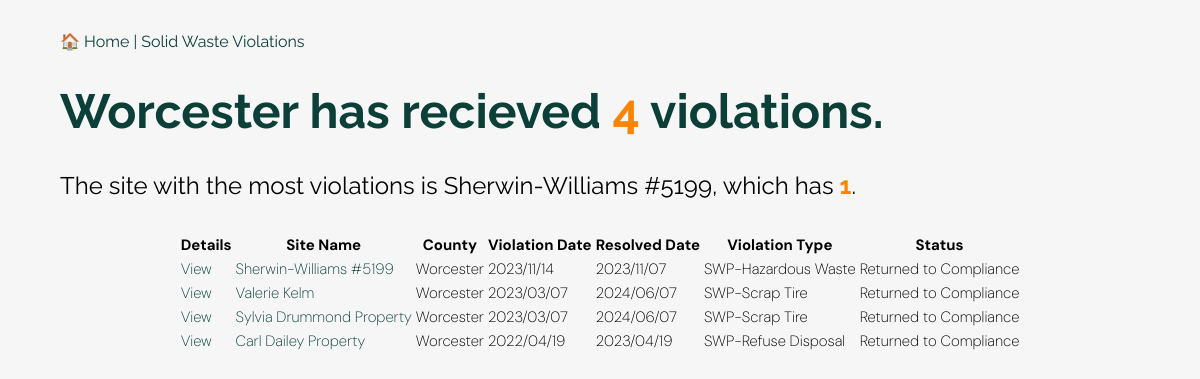
Before: /county/worcester-county with the older database file.
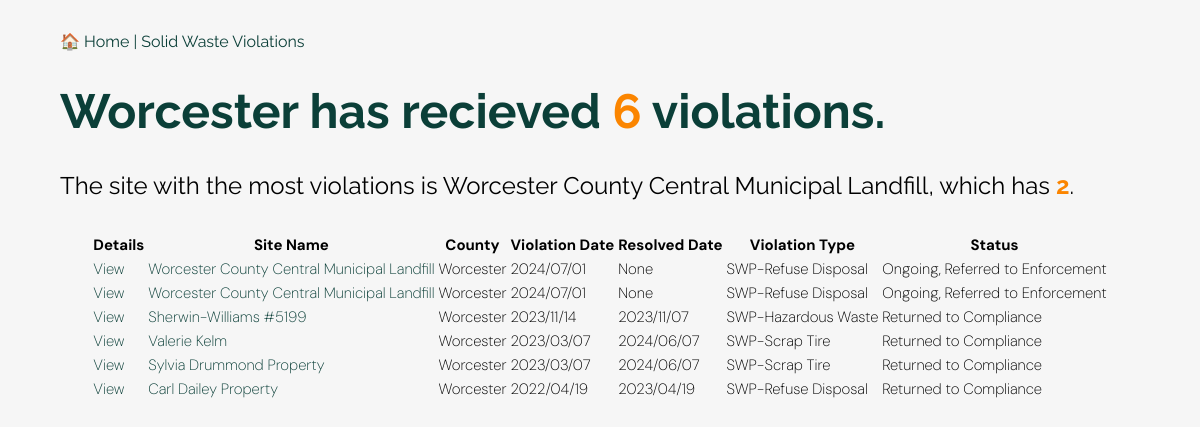
After: the same page with the newer database file.
### app.py (models this page shows, shortened)
class Violation(Model):
    site_no = CharField()
    site_name = CharField()
    street_address = CharField()
    city_state_zip = CharField()
    county = CharField()
    media = CharField()
    violation_date = DateTimeField()
    status = CharField()
    resolved_date = DateTimeField()
    violation = CharField()
    id = CharField(primary_key=True, unique=True)
    class Meta:
        table_name = "violations"
        database = db

### app.py (the view)
@app.route("/county/<slug>")
def county(slug):
    county = County.get(County.slug == slug)
    county_total_count = Violation.select().where(Violation.county == county.county).count()
    total_violations = (Violation
                        .select()
                        .where(Violation.county == county.county)
                        .count())
    violation_list = Violation.select().where(
        Violation.county == county.county
    ).order_by(Violation.violation_date.desc())
    most_violations_site = (
        Violation
        .select(Violation.site_no, Violation.site_name, fn.COUNT(Violation.site_no).alias('count'))
        .where(Violation.county == county.county)
        .group_by(Violation.site_no, Violation.site_name)
        .order_by(fn.COUNT(Violation.site_no).desc())
        .limit(1)
        .get()
    )
    most_violations_info = {
        'site_no': most_violations_site.site_no,
        'site_name': most_violations_site.site_name,
        'count': most_violations_site.count
    }
    return render_template('county.html', county=county, county_total_count=county_total_count, violation_list = violation_list,most_violations_info=most_violations_info)

### templates/county.html (shortened to what this page needs)
<!doctype html>
<html>
  <head>
    <link href="https://cdn.datatables.net/v/dt/dt-2.0.7/r-3.0.2/datatables.min.css" rel="stylesheet">
    <link rel="stylesheet" href="{{ url_for('static', filename='style.css') }}">
  </head>
  <body>
      <div class="jumbotron">
        <div class="container">
          <nav class="navbar navbar-expand-lg navbar-dark bg-dark">
            <a class="navbar-brand" href="/">&#127968 Home | Solid Waste Violations</a>
          </nav>
          <h1 class="display-4"> {{ county.county }} has recieved <div class="total">{{ county_total_count }}</div> violations.</h1>
          <h2>The site with the most violations is {{ most_violations_info.site_name }}, which has <div class="total">{{ most_violations_info.count }}</div>.</h2>
          <table id="violations" class="display">
          <thead>
            <tr>
              <th>Details</th>
              <th>Site Name</th>
              <th>County</th>
              <th>Violation Date</th>
              <th>Resolved Date</th>
              <th>Violation Type</th>
              <th>Status</th>
          </tr>
        </thead>
        <tbody>
          {% for violation in violation_list %}
          <tr>
            <td><a href="{{ url_for('detail', id=violation.id) }}">View</a></td>
            <td><a href="{{ url_for('site', site_no=violation.site_no) }}">{{ violation.site_name }}</a></td>
            <td>{{ violation.county }}</td>
            <td>{{ violation.violation_date }}</td>
            <td>{{ violation.resolved_date if violation.resolved_date not in ['', 'None'] else 'None' }}</td>
            <td>{{ violation.media }}</td>
            <td>{{ violation.status }}</td>
          </tr>
          {% endfor %}
        </tbody>
        </table>
        </div>
      </div>
  </body>
</html>

### static/style.css (style rules this page uses)
table { font-size: 15px; font-family: 'DM Sans', sans-serif; font-weight: 200; table-layout: fixed; margin: auto; }
.container { width: 90%; margin: auto; overflow-x: auto; }
tr, td, th { border-color: #f2f2f2; box-sizing: border-box; }
body { margin: 0 auto; padding: 0; font-family: 'Raleway', sans-serif; background-color: #F6F6F6; max-width: 1200px; margin-top: 2em; margin-bottom: 1em; }
h1 { color: #0B3F38; font-size: 3em; }
.total { font-weight: bold; color: #fb8500; display: inline; }
a { text-decoration: none; color: #0B3F38; }
h1 { font-size: 3em; }
h2 { font-weight: normal; }

Changed rows visible on the page:
added Violation: site_name "Worcester County Central Municipal Landfill", county "Worcester", violation_date "2024/07/01", resolved_date "None", media "SWP-Refuse Disposal", status "Ongoing, Referred to Enforcement"
added Violation: site_name "Worcester County Central Municipal Landfill", county "Worcester", violation_date "2024/07/01", resolved_date "None", media "SWP-Refuse Disposal", status "Ongoing, Referred to Enforcement"
shown differently, row unchanged: Violation "Sherwin-Williams #5199": site_name "Sherwin-Williams #5199" → (not shown)
Other visible differences:
{{ county_total_count }}: "4" → "6"
{{ most_violations_info.site_name }}: (not shown) → "Worcester County Central Municipal Landfill"
{{ most_violations_info.count }}: "1" → "2"
